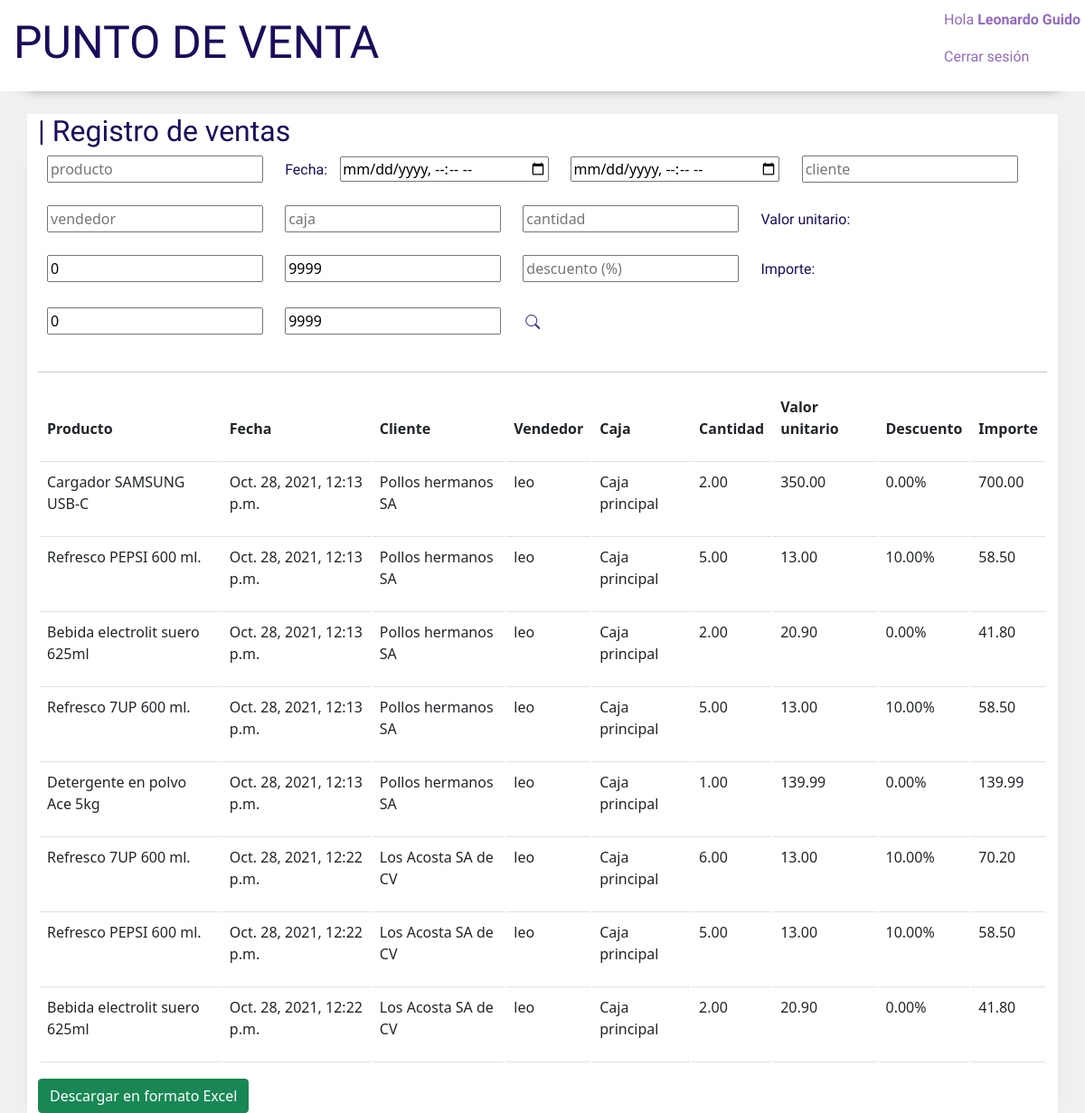
The page /reportes/ (signed in) on the database as committed earlier.
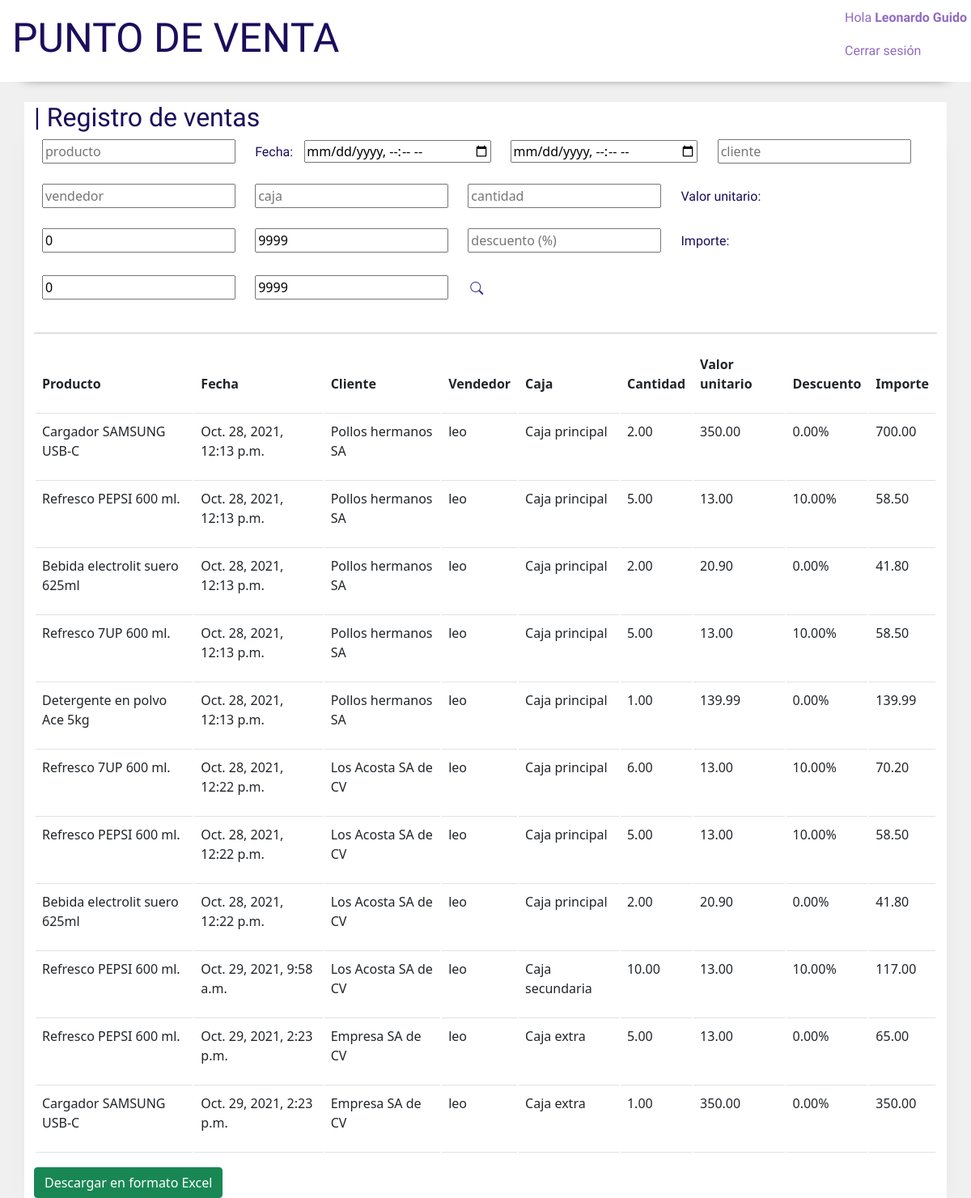
The same page on the database as committed later.
### manage_models/models.py (models this page shows, shortened)
class DetalleVenta(models.Model):
    venta = models.ForeignKey(Venta, null=False, blank=False, on_delete=models.CASCADE, related_name='details')
    cantidad = models.DecimalField(max_digits=6, decimal_places=2)
    productos = models.ForeignKey(Producto, on_delete=models.RESTRICT)
    descuento = models.DecimalField(max_digits=6, decimal_places=2)
    importe = models.DecimalField(max_digits=6, decimal_places=2)
    valor_unitario = models.DecimalField(max_digits=5, decimal_places=2)

class Producto(models.Model):
    nombre = models.CharField(max_length=100)
    precio = models.DecimalField(max_digits=6, decimal_places=2)
    marca = models.ForeignKey(Marca, null=True, blank=True, on_delete=models.RESTRICT)
    categoria = models.ManyToManyField(Categoria, blank=True)
    cantidad = models.DecimalField(max_digits=6, decimal_places=2)

class Venta(models.Model):
    fecha_venta = models.DateTimeField(auto_now_add=True)
    cliente = models.ForeignKey(Cliente, null=False, blank=False, on_delete=models.RESTRICT)
    vendedor = models.ForeignKey(Usuario, null=False, blank=False, on_delete=models.RESTRICT)
    caja = models.ForeignKey(Caja, null=False, blank=False, on_delete=models.RESTRICT)

class Cliente(models.Model):
    nombre = models.CharField(max_length=100)
    apellido = models.CharField(max_length=100)
    correo_electronico = models.EmailField(null=True)
    telefono = models.CharField(max_length=10)
    rfc = models.CharField(max_length=13, default='')
    razon_social = models.CharField(max_length=100, default='')
    domicilio = models.CharField(max_length=100, default='')

class Usuario(models.Model):
    usuario = models.OneToOneField(User, on_delete=models.CASCADE , related_name='details')
    telefono = models.CharField(max_length=10)
    tipo_usuario = models.CharField(choices=TIPOS_USUARIO, max_length=1)

class Caja(models.Model):
    clave = models.CharField(max_length=3)
    nombre = models.CharField(max_length=50)
    estado = models.CharField(choices=ESTADO, max_length=1 , default='C')

### ventas/views.py (the view)
# urls.py: path('reportes/' , views.reportes_venta, name='reportes_venta'),
@login_required
def reportes_venta(request):
    ventas = Venta.objects.all()
    detalles = DetalleVenta.objects.all()
    excel_dict = []
    for detalle in detalles:
        data = {}
        data['producto'] = detalle.productos.nombre
        data['fecha'] = str(detalle.venta.fecha_venta)
        data['cliente'] = detalle.venta.cliente.razon_social
        data['vendedor'] = detalle.venta.vendedor.usuario.username
        data['caja'] = detalle.venta.caja.nombre
        data['cantidad'] = detalle.cantidad
        data['valor_unitario'] = detalle.productos.precio
        data['descuento'] = detalle.descuento
        data['importe'] = detalle.importe
        excel_dict.append(data)
    pyexcel.save_as(records=excel_dict,dest_file_name="Files/reporte_ventas.xls")
    return render(request, 'ventas/reportes_venta.html', {'ventas':ventas, 'detalles':detalles})

### manage_models/templates/ventas/reportes_venta.html (shortened to what this page needs)
{% extends 'home/base.html' %}
{% load static %}
{% block content %}
<div class="usuarios_maincontainer container">
    <div id="filters">
        <h2 class="usuarios_titulo">| Registro de ventas</h2>
        <input type="text" id="buscar_producto_input" placeholder="producto" class="barra_busqueda" name="productos__nombre">
        <label for="buscar_fecha_input1">Fecha: </label>
        <input type="datetime-local" id="buscar_fecha_input1" placeholder="fecha" class="barra_busqueda">
        <input type="datetime-local" id="buscar_fecha_input2" placeholder="fecha" class="barra_busqueda">
        <input type="text" id="buscar_cliente_input" placeholder="cliente" class="barra_busqueda" name="venta__cliente__razon_social">
        <input type="text" id="buscar_vendedor_input" placeholder="vendedor" class="barra_busqueda" name="venta__vendedor__usuario__username">
        <input type="text" id="buscar_caja_input" placeholder="caja" class="barra_busqueda" name="venta__caja__nombre">
        <input type="number" id="buscar_cantidad_input" placeholder="cantidad" class="barra_busqueda">
        <label for="buscar_valor_input1">Valor unitario: </label>
        <input type="number" id="buscar_valor_input1" class="barra_busqueda" value="0">
        <input type="number" id="buscar_valor_input2" class="barra_busqueda" value="9999">
        <input type="number" id="buscar_descuento_input" placeholder="descuento (%)" class="barra_busqueda">
        <label for="buscar_importe_input1">Importe: </label>
        <input type="number" id="buscar_importe_input1" class="barra_busqueda" value="0">
        <input type="number" id="buscar_importe_input2" class="barra_busqueda" value="9999">
        <button id="buscar_descuento" class="btn buscar_boton"><i class="bi bi-search"></i></button>
    </div>
    <hr>
    <table class="table table-hover tabla">
        <thead>
            <tr>
                <th>
                    <p class="usuarios_espaciado">Producto</p>
                </th>
                <th>
                    <p class="usuarios_espaciado">Fecha</p>
                </th>
                <th>
                    <p class="usuarios_espaciado">Cliente</p>
                </th>
                <th>
                    <p class="usuarios_espaciado">Vendedor</p>
                </th>
                <th>
                    <p class="usuarios_espaciado">Caja</p>
                </th>
                <th>
                    <p class="usuarios_espaciado">Cantidad</p>
                </th>
                <th>
                    <p class="usuarios_espaciado">Valor unitario</p>
                </th>
                <th>
                    <p class="usuarios_espaciado">Descuento</p>
                </th>
                <th>
                    <p class="usuarios_espaciado">Importe</p>
                </th>
            </tr>
        </thead>
        <tbody id="tabla_venta">
        {% for venta in ventas %}
            {% for detalle in detalles %}
            {% if detalle.venta == venta %}
                <tr>
                    <td>
                        <p class="usuarios_tablecontent usuarios_espaciado">{{detalle.productos.nombre}}</p>
                    </td>
                    <td>
                        <p class="usuarios_tablecontent usuarios_espaciado">{{venta.fecha_venta}}</p>
                    </td>
                    <td>
                        <p class="usuarios_tablecontent usuarios_espaciado">{{venta.cliente.razon_social}}</p>
                    </td>
                    <td>
                        <p class="usuarios_tablecontent usuarios_espaciado">{{venta.vendedor.usuario.username}}</p>
                    </td>
                    <td>
                        <p class="usuarios_tablecontent usuarios_espaciado">{{venta.caja.nombre}}</p>
                    </td>
                    <td>
                        <p class="usuarios_tablecontent usuarios_espaciado">{{detalle.cantidad}}</p>
                    </td>
                    <td>
                        <p class="usuarios_tablecontent usuarios_espaciado">{{detalle.valor_unitario}}</p>
                    </td>
                    <td>
                        <p class="usuarios_tablecontent usuarios_espaciado">{{detalle.descuento}}%</p>
                    </td>
                    <td>
                        <p class="usuarios_tablecontent usuarios_espaciado">{{detalle.importe}}</p>
                    </td>
                </tr>
            {% endif %}
            {% endfor %}
    {%endfor%}
            </tbody>
    </table>
    <button type="button" class="btn btn-success" id="descargar">Descargar en formato Excel</button>
</div>
{% endblock %}

### manage_models/templates/home/base.html (shortened to what this page needs)
{% load static %}
<!DOCTYPE html>
<html lang="en">
<head>
    <link href="https://cdn.jsdelivr.net/npm/bootstrap@5.1.3/dist/css/bootstrap.min.css" rel="stylesheet">
    <link rel="stylesheet" href="https://cdn.jsdelivr.net/npm/bootstrap-icons@1.6.0/font/bootstrap-icons.css">
    <link rel="stylesheet" href="{% static 'css/base1.css' %}">
</head>
<body>
    <header>
        <h1><a href="{% url 'home' %}" class="titulo"> Punto de venta </a></h1>
        <div class="usuario">
            <p class="saludo">Hola <strong>{{ user.get_full_name }}</strong></p>
            <p><a href="{% url 'logout' %}" class=logout>Cerrar sesión</a></p>
        </div>
    </header>
    {% block content %}
    {% endblock %}
</body>
</html>

### manage_models/static/css/base1.css (style rules this page uses)
:root { --fondo : #f0f0f0; --fuente-grande: 'Inconsolata', monospace;; --fuente-pequena: 'Quicksand', sans-serif; --color1: #1C0C5B; --color2: #3D2C8D; --color3: #916BBF; --color4: #C996CC; }
body { margin: 0; background-color: var(--fondo); }
header { margin: 0; padding: 10px 0; -webkit-box-shadow: 0px 23px 10px -30px #000000; box-shadow: 0px 23px 15px -30px #000000; display: flex; justify-content: space-between; align-items: center; background-color: white; }
.titulo { margin: 0 15px; font-family: var(--fuente-grande); color: var(--color1); font-size: 50px; cursor: pointer; text-transform: uppercase; text-decoration: none; }
.usuario { margin: 0 5px; }
.logout { font-family: var(--fuente-pequena); color: var(--color3); text-decoration: none; }
.saludo { font-family: var(--fuente-pequena); color: var(--color3); }
label { font-family: var(--fuente-pequena); color: var(--color1); margin-left: 10px; }
.usuarios_titulo { font-family: var(--fuente-grande); color: var(--color1); }
.barra_busqueda { margin: 0 10px 25px 10px; }
.buscar_boton { color: var(--color2); }
.usuarios_maincontainer { background-color: white; margin-top: 25px; -webkit-box-shadow: 0px 23px 10px -30px #000000; box-shadow: 0px 23px 30px -30px #000000; }
.tabla { border-collapse: separate; }

Rows that differ between the two databases and show on the page:
added Venta: fecha_venta "Oct. 29, 2021, 9:58 a.m.", cliente.razon_social "Los Acosta SA de CV", vendedor.usuario.username "leo", caja.nombre "Caja secundaria"
added DetalleVenta: productos.nombre "Refresco PEPSI 600 ml.", cantidad "10.00", valor_unitario "13.00", descuento "10.00", importe "117.00"
added Venta: fecha_venta "Oct. 29, 2021, 2:23 p.m.", cliente.razon_social "Empresa SA de CV", vendedor.usuario.username "leo", caja.nombre "Caja extra"
added DetalleVenta: productos.nombre "Refresco PEPSI 600 ml.", cantidad "5.00", valor_unitario "13.00", descuento "0.00", importe "65.00"
added DetalleVenta: productos.nombre "Cargador SAMSUNG USB-C", cantidad "1.00", valor_unitario "350.00", descuento "0.00", importe "350.00"
